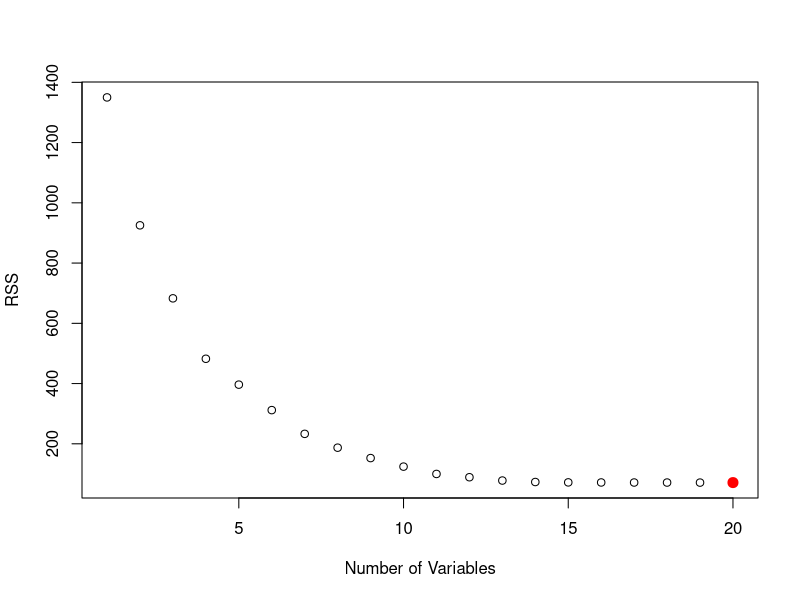
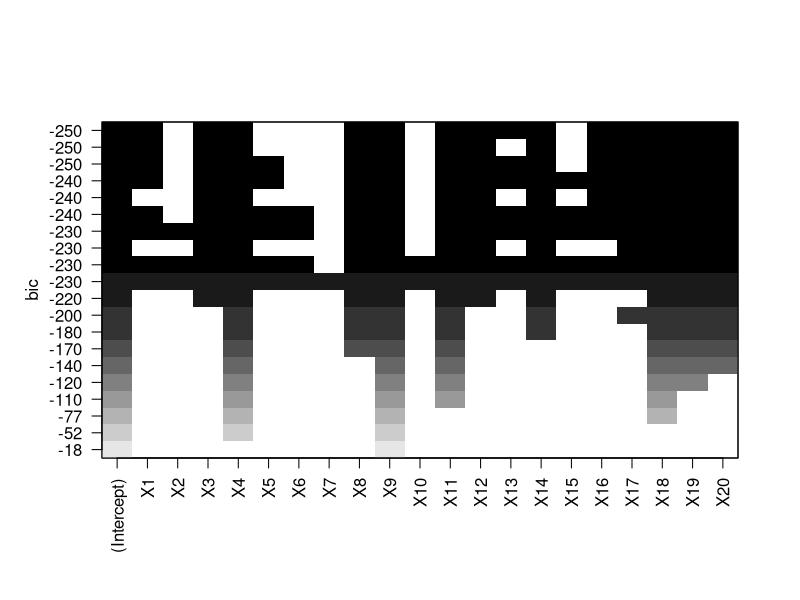
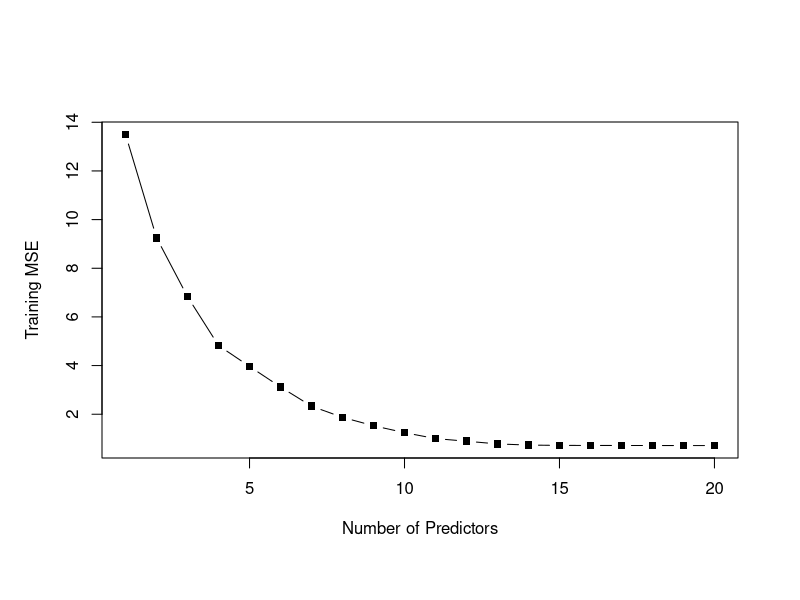
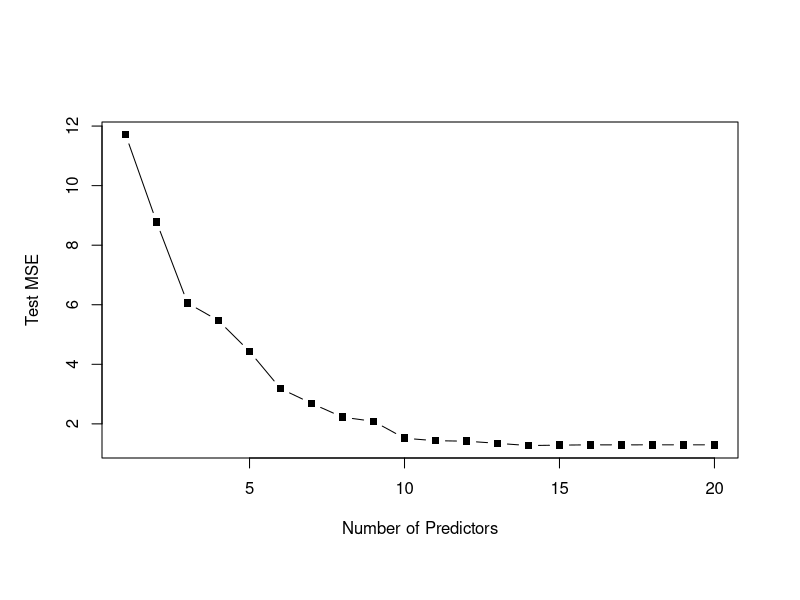

Recreate these plots in R, in order. (Note: this script raises an error after producing the figures.)
#### 10 ####

library(leaps)

#### 10(a) ####

set.seed(1)

# Randomly generating X (1000 observations with 20 predictors)

p = 20
n = 1000

X <- matrix(ncol=p, nrow=n)

for(i in 1:n){
  X[i,] <- rnorm(p)
}

# Randomly generating Beta values with few being 0's
B = rnorm(p)

for (i in c(2, 5, 6, 7, 10, 15)) {
  B[i] = 0
}
  
# Randomly generating error terms
e = rnorm(1000)

# Creating the model

Y = X%*%B + e

# Creating a dataframe of X predictors and y response
df = data.frame(X, Y)

#### 10(b) ####

train = sample(x=nrow(df), size=100, replace=FALSE)
train_df = df[train,]
test_df = df[-train,]

#### 10(c) ####

# Fitting 
bss.fit = regsubsets(Y ~ ., data=train_df, nvmax=p)
bss.summary = summary(bss.fit)
bss.summary

plot(bss.summary$rss, xlab="Number of Variables", ylab="RSS")
min.rss = which.min(bss.summary$rss)
points(min.rss, bss.summary$rss[min.rss], col="red", cex=2, pch=20)

# Plotting the best variable model using BIC
plot(bss.fit, scale='bic')

train.mat = model.matrix(Y ~ ., data=train_df, nvmax=p)
val.errors = rep(NA, p)
for (i in 1:p) {
  
  # Calculates the coefficients of best i-variable model
  coefi = coef(bss.fit, id=i)
  
  # Multiplies the predictors with the corresponding coefficients 
  pred = train.mat[,names(coefi)] %*% coefi
  
  # Calculates the MSE and saves them in val.errors
  val.errors[i] = mean((pred - train_df$Y)^2)
}

# Plotting the MSE
plot(val.errors, 
     xlab="Number of Predictors", 
     ylab="Training MSE", 
     pch=15, 
     type="b")

#### 10(d) ###

# Running the trained model on the test data
test.mat = model.matrix(Y ~ ., data=test_df, nvmax=p)
test.errors = rep(NA, p)
for (i in 1:p) {
  
  # Calculates the coefficients of best i-variable model
  coefi = coef(bss.fit, id=i)
  
  # Multiplies the predictors with the corresponding coefficients 
  pred = test.mat[,names(coefi)] %*% coefi
  
  # Calculates the MSE and saves them in val.errors
  test.errors[i] = mean((pred - test_df$Y)^2)
}

# Plotting the MSE
plot(test.errors, 
     xlab="Number of Predictors", 
     ylab="Test MSE", 
     pch=15, 
     type="b")

#### 10(e) ####

# Number of predictors for lowest MSE on the training data
which.min(val.errors) # 20

# Number of predictors for lowest MSE on the test data
which.min(test.errors) # 14

#### 10(f) ####

coef(bss.fit, id=14)
# 2, 5, 6, 7 , 10, 15
# All the coefficients that was in the model showed up.

#### 10(g) ####

val.errors = rep(NA, p)
a = rep(NA, p)
b = rep(NA, p)
for (i in 1:p) {
  coefi = coef(bss.fit, id = i)
  a[i] = length(coefi) - 1
  b[i] = sqrt(sum((B[colnames(test_df) %in% names(coefi)] - coefi[names(coefi) %in% colnames(test_df)])^2) + 
                sum(B[!(colnames(test_df) %in% names(coefi))])^2)
}
plot(x = a, y = b, xlab = "number of coefficients", ylab = "error between estimated and true coefficients")
